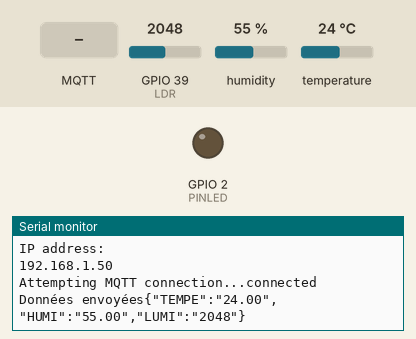
The program below on a simulated ESP32. On the bench: output pins drawn as LEDs (lit = HIGH), the last lines printed to the serial monitor. Inputs (shaded band) come from the test bench; at power-on: GPIO 39 (LDR) = 2048, humidity 55 %, temperature 24 °C. WiFi joins after 1.5 s; servers stay silent unless stated; random numbers use the default seed unless the program sets one; no MQTT or app messages arrive unless stated.

Above: at 2.7 s.
2.8 s: MQTT message "inTopic" arrives on the first subscribed topic
At 3.3 s:
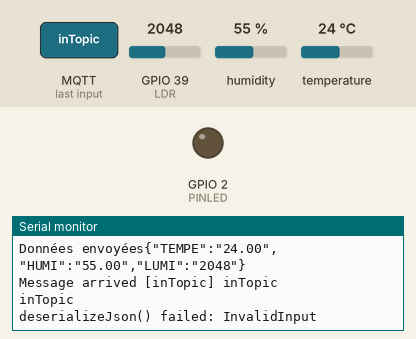
4.3 s: MQTT message "1" arrives on the first subscribed topic
At 5.5 s:
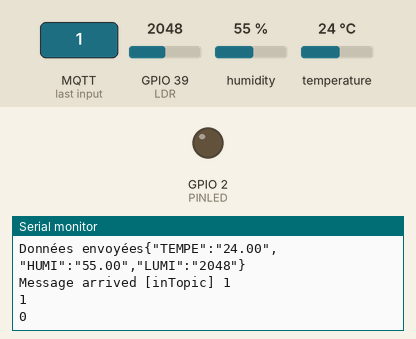
5.8 s: MQTT message "on" arrives on the first subscribed topic
At 5.97 s:
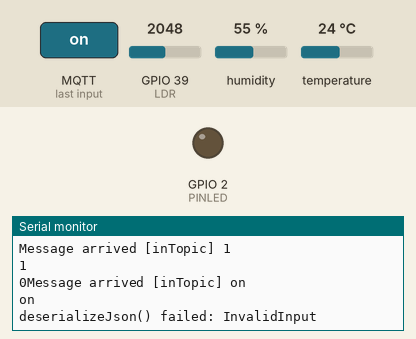

The program:

main.cpp
```cpp
#include <WifiClient.h>
#include <PubSubClient.h>
#include <Wifi.h>
#include <Adafruit_NeoPixel.h>
#include <Adafruit_Sensor.h>
#include <DHT.h>
#include <ArduinoJson.h>
//pin Variables

#define PINLED 2
#define DHTpin 26
#define LDR 39
#define RGB_PIN 27
DHT dht(DHTpin, DHT11);

//Var RGB
int Red = 0;
int Green = 0;
int Blue = 0 ;
// creation rgb
Adafruit_NeoPixel strip = Adafruit_NeoPixel(30, RGB_PIN, NEO_GRB + NEO_KHZ800);
// JSON envoy
String output;
DynamicJsonDocument doc(96);

//Json reception

DynamicJsonDocument doc1(96);


const char* ssid = "LAPTOP_T";
const char* password = "TIMON123";
const char* mqtt_server = "192.168.1.51";

WiFiClient espClient;
PubSubClient client(espClient);
unsigned long lastMsg = 0;
#define MSG_BUFFER_SIZE	(50)
char msg[MSG_BUFFER_SIZE];
int value = 0;

void setup_wifi() {

  delay(10);
  // We start by connecting to a WiFi network
  Serial.println();
  Serial.print("Connecting to ");
  Serial.println(ssid);

  WiFi.mode(WIFI_STA);
  WiFi.begin(ssid, password);

  while (WiFi.status() != WL_CONNECTED) {
    delay(500);
    Serial.print(".");
  }

  randomSeed(micros());

  Serial.println("");
  Serial.println("WiFi connected");
  Serial.println("IP address: ");
  Serial.println(WiFi.localIP());
}

void callback(char* topic, byte* payload, unsigned int length) {
  Serial.print("Message arrived [");
  Serial.print(topic);
  Serial.print("] ");
  String messageTemp;
  for (int i = 0; i < length; i++) {
    Serial.print((char)payload[i]);
    messageTemp += (char)payload[i];

  }
  Serial.println();
  Serial.println(messageTemp);
  if (String(topic) == "inTopic") {

    DeserializationError error = deserializeJson(doc1, messageTemp);

if (error) {
  Serial.print("deserializeJson() failed: ");
  Serial.println(error.c_str());
  return;
}
    //stockage des variables du json
    Red = doc1["red"];
    Green = doc1["green"];
    Blue = doc1["blue"];

    for (int i = 0; i < strip.numPixels(); i++)
        {
        strip.setPixelColor(i, strip.Color(Red, Green, Blue));
        }
        strip.show();

      Serial.print(Red + Green + Blue );
  }
}

void reconnect() {
  // Loop until we're reconnected
  while (!client.connected()) {
    Serial.print("Attempting MQTT connection...");
    // Create a random client ID
    String clientId = "ESP8266Client-";
    clientId += String(random(0xffff), HEX);
    // Attempt to connect
    if (client.connect(clientId.c_str())) {
      Serial.println("connected");
      // Once connected, publish an announcement...
      client.publish("outTopic", "hello world");
      // ... and resubscribe
      client.subscribe("inTopic");
    } else {
      Serial.print("failed, rc=");
      Serial.print(client.state());
      Serial.println(" try again in 5 seconds");
      // Wait 5 seconds before retrying
      delay(5000);
    }
  }
}

void setup() {
  pinMode(PINLED, OUTPUT);     // Initialize the BUILTIN_LED pin as an output
  Serial.begin(115200);
  setup_wifi();
  dht.begin();
  client.setServer(mqtt_server, 1883);
  client.setCallback(callback);
}

void loop() {

  if (!client.connected()) {
    reconnect();
  }
  client.loop();
  //condition pour envoyer les données
  unsigned long now = millis();
  if (now - lastMsg > 2000) {
    lastMsg = now;
    float f = dht.readTemperature();
    float h = dht.readHumidity();
    int Vldr = analogRead(LDR);   //lecture de la luminosité


      //String(f)
      doc["TEMPE"] = String(f);
      doc["HUMI"] = String(h);
      doc["LUMI"] = String(Vldr);   //envoi de la valeur de la luminosité
      String payload;
      serializeJson(doc, payload);

      client.publish("info", payload.c_str()); //envoi de données sous format string
      Serial.println();
      Serial.print("Données envoyées");

      Serial.println(payload);


  }
}
```

Measured:
- after the input at 2.8 s, the serial monitor: prints a new line at once (image 1)
- after the input at 4.3 s, the serial monitor: prints a new line at once (image 2)
- after the input at 5.8 s, the serial monitor: prints a new line at once (image 3)
